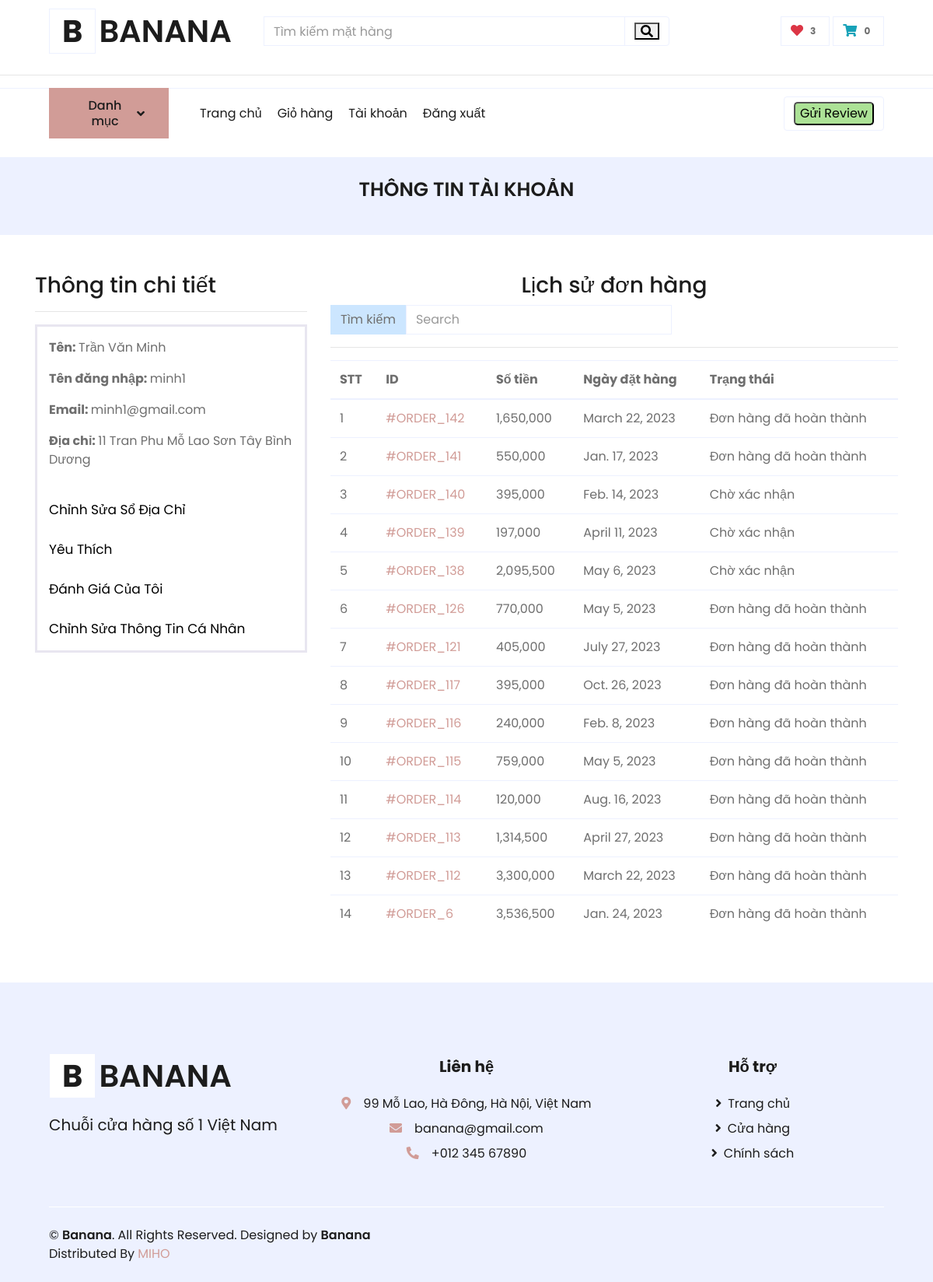
/profile/ (signed in), run on an earlier commit of the app's database.
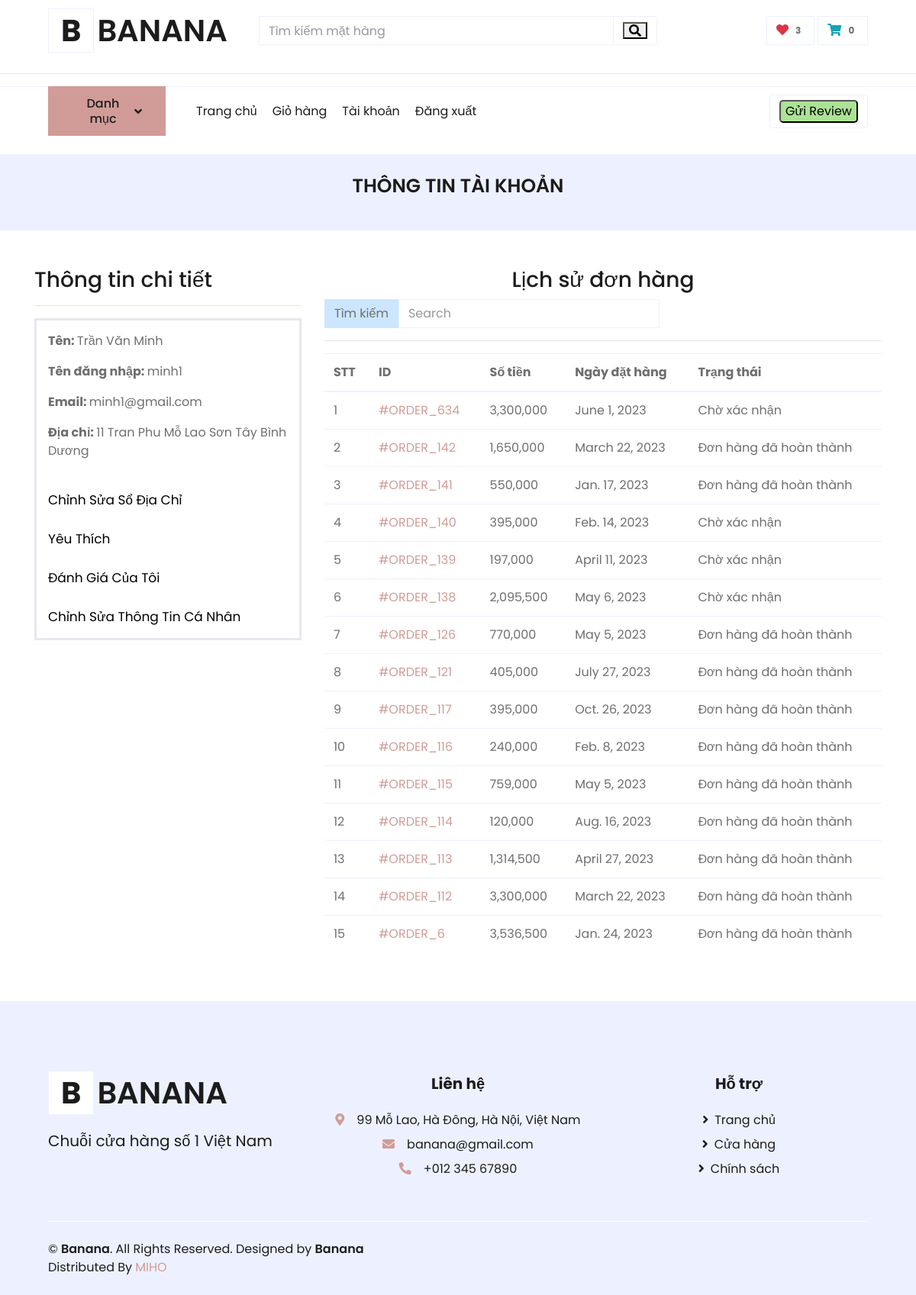
And on a later commit of the database.
### ecomapp/models.py (models this page shows, shortened)
class Order(models.Model):
    id = models.AutoField(db_column='ID', primary_key=True)  # Field name made lowercase.
    paymentid = models.ForeignKey('Payment', models.CASCADE, db_column='PaymentID')  # Field name made lowercase.
    customerid = models.ForeignKey(Customer, models.CASCADE, db_column='CustomerID')  # Field name made lowercase.
    shippingaddressid = models.ForeignKey('Shippingaddress', models.CASCADE, db_column='ShippingAddressID',blank=True, null=True)
    time = models.DateField(db_column='Time', blank=True, null=True)  # Field name made lowercase.
    status = models.CharField(db_column='Status', max_length=255, blank=True, null=True)  # Field name made lowercase.
    date_shipping = models.DateField(db_column='DateShipping', blank=True, null=True)
    delayshipnote = models.CharField(db_column='DelayShipNote', max_length=255, blank=True, null=True)
    shippingmethod = models.CharField(db_column='ShippingMethod', max_length=255, blank=True, null=True)
    class Meta:
        db_table = 'order'
    @property
    def cost_all_items(self):
        sum = 0
        for orderitem in Orderitem.objects.filter(orderid__id = self.id):
            sum += orderitem.count * orderitem.itemid.price
        return sum
    @property
    def cost_shipping(self):
        costship = 0
        if self.cost_all_items >= 500000:
            costship  = 0
        else:
            if self.shippingmethod =='Fast':
                costship  = 20000
            elif self.shippingmethod =='Normal':
                costship =  10000
        return costship
    @property
    def total(self):
        sum = self.cost_all_items+ self.cost_shipping
        return sum

class Orderitem(models.Model):
    id = models.AutoField(db_column='ID', primary_key=True)
    orderid = models.ForeignKey("Order", models.CASCADE, db_column='OrderID')  # Field name made lowercase.
    count = models.IntegerField(blank=True, null=True)
    itemid = models.ForeignKey(Item, models.CASCADE, db_column='ItemID')  # Field name made lowercase.
    class Meta:
        db_table = 'orderitem'

class Item(models.Model):
    id = models.AutoField(db_column='ID', primary_key=True)  # Field name made lowercase.
    productid = models.ForeignKey('Product', models.CASCADE, db_column='ProductID')  # Field name made lowercase.
    price_import = models.IntegerField(db_column='Price_import', blank=True, null=True)  # Field name made lowercase.
    price = models.IntegerField(db_column='Price', blank=True, null=True)  # Field name made lowercase.
    description = models.CharField(db_column='Description', max_length=2000, blank=True, null=True)  # Field name made lowercase.
    slug = models.SlugField(unique=True)
    image = models.ImageField(upload_to="products/images/")
    isUpload = models.BooleanField(default=False)
    class Meta:
        db_table = 'item'

### ecomapp/views.py (the view)
# urls.py: path("profile/", CustomerProfileView.as_view(), name="customerprofile"),
class CustomerProfileView(TemplateView):
    template_name = "customerprofile.html"
    def dispatch(self, request, *args, **kwargs):
        if request.user.is_authenticated and Customer.objects.filter(userid__accountid__user = request.user).exists():
            pass
        else:
            return redirect("/login/?next=/profile/")
        return super().dispatch(request, *args, **kwargs)
    def get_context_data(self, **kwargs):
        context = super().get_context_data(**kwargs)
        kw = self.request.GET.get("keyword")
        customer = Customer.objects.get(userid__accountid = self.request.user.account)
        context['customer'] = customer
        if kw is not None:
            orders = Order.objects.filter (Q(id__icontains=kw))
        else:
            orders = Order.objects.filter(customerid=customer).order_by("-id")
        context["orders"] = orders
        return context

### ecomapp/models.py (called while the page is built)
    @property
    def address(self):
        return f"{self.description} {self.street} {self.subdistrict} {self.district} {self.city}"

    @property
    def fullname(self):
        return f"{self.firstname} {self.middlename} {self.lastname}"

        @property
        def count_item_cart(self):
            if Shoppingcart.objects.filter(customerid = self.id) ==None:
                return 0
            else:
                cart = Shoppingcart.objects.get(customerid = self.id)
                count = 0
                if Cartline.objects.filter(shoppingcartid  =cart) ==  None:
                    return 0
                else:
                    cartlinelist = Cartline.objects.filter(shoppingcartid  =cart)
                    for cartline in cartlinelist:
                        count+=1
                    return count

### templates/customerprofile.html (shortened to what this page needs)
{% extends 'base.html' %}
{% load humanize %}
{% block content %}
<div class="container-fluid bg-secondary mb-5">
        <div class="d-flex flex-column align-items-center justify-content-center" style="min-height: 100px">
             <h1 class="font-weight-semi-bold text-uppercase mb-3" style = "font-size: 25px">Thông tin tài khoản</h1>
        </div>
</div>
<div class="container">
    <div class="row">
        <div class="col-md-4">
            <h3>Thông tin chi tiết</h3>
            <hr>
            <div  style = "padding : 15px;  border-style: solid; border-color: #E8E6F0;">
            <p><span class="font-weight-bold">Tên: </span> {{customer.userid.fullnameid.fullname}}</p>
            <p><span class="font-weight-bold">Tên đăng nhập: </span> {{customer.userid.accountid.user.username}}</p>
            <p><span class="font-weight-bold">Email: </span> {{customer.userid.contactinfoid.email}}</p>
            <p><span class="font-weight-bold">Địa chỉ: </span> {{customer.userid.addressid.address}}</p>
            <br>
            <div style ="color: blue; font-size: 17px">
                <a href = "{% url 'ecomapp:shippingaddresslist' customer.id %}"  style ="color: black;">Chỉnh Sửa Sổ Địa Chỉ</a>
                <br>
                <br>
                <a href = "{% url 'ecomapp:wishlist' %} " style ="color: black;">Yêu Thích</a>
                <br>
                <br>
                <a href = "{% url 'ecomapp:reviewlist' %}" style ="color: black;">Đánh Giá Của Tôi</a>
                <br>
                <br>
                <a href = "{% url 'ecomapp:editprofile' customer.userid.id %}" style ="color: black;">Chỉnh Sửa Thông Tin Cá Nhân</a>
            </div>
        </div>
        </div>
        <div class="col-md-8">
            <div style = "text-align:center;">
            <h3>Lịch sử đơn hàng</h3>
            </div>
            <form class="form-inline my-2 my-lg-0" action="" method="GET">
                <button class="btn my-2 my-sm-0" type="submit" style="background-color: #cce6ff">Tìm kiếm</button>
                <input name="keyword" class="form-control mr-sm-2" type="search" placeholder="Search"
                    aria-label="Search" required>
            </form>
            <hr>
            <table class="table">
                <thead>
                    <tr>
                        <th>STT</th>
                        <th>ID</th>
                        <th>Số tiền</th>
                        <th>Ngày đặt hàng</th>
                        <th>Trạng thái</th>
                    </tr>
                </thead>
                <tbody>
                    {% for ord in orders %}
                    <tr>
                        <td>{{forloop.counter}}</td>
                        <td><a href="{% url 'ecomapp:customerorderdetail' ord.pk %}"> #ORDER_{{ord.id}}</a></td>
                        <td>{{ord.total |intcomma}}</td>
                        <td>{{ord.time}}</td>
                        {% if ord.status == 'Order Received' %}
                            <td>Chờ xác nhận</td>
                        {% else %}
                            <td>{{ord.status}}</td>
                        {% endif %}
                    </tr>
                    {% endfor %}
                </tbody>
            </table>
        </div>
    </div>
</div>
{% endblock %}

What changed in the data, as far as the page shows it:
added Order: id "634", total "3,300,000", time "June 1, 2023", Status "Chờ xác nhận"
